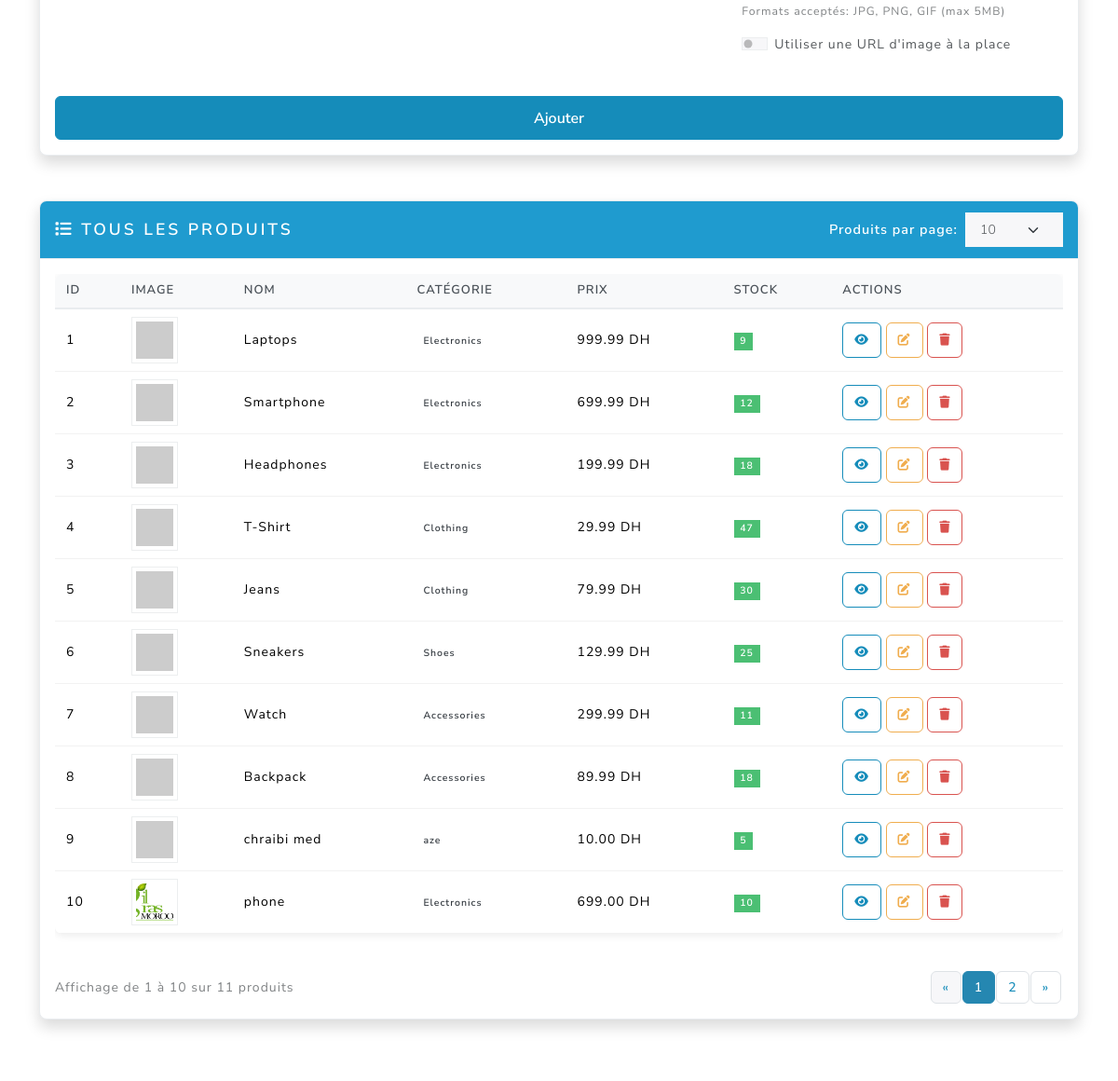
Page /admin/products (signed in, middle part) on the earlier database version.
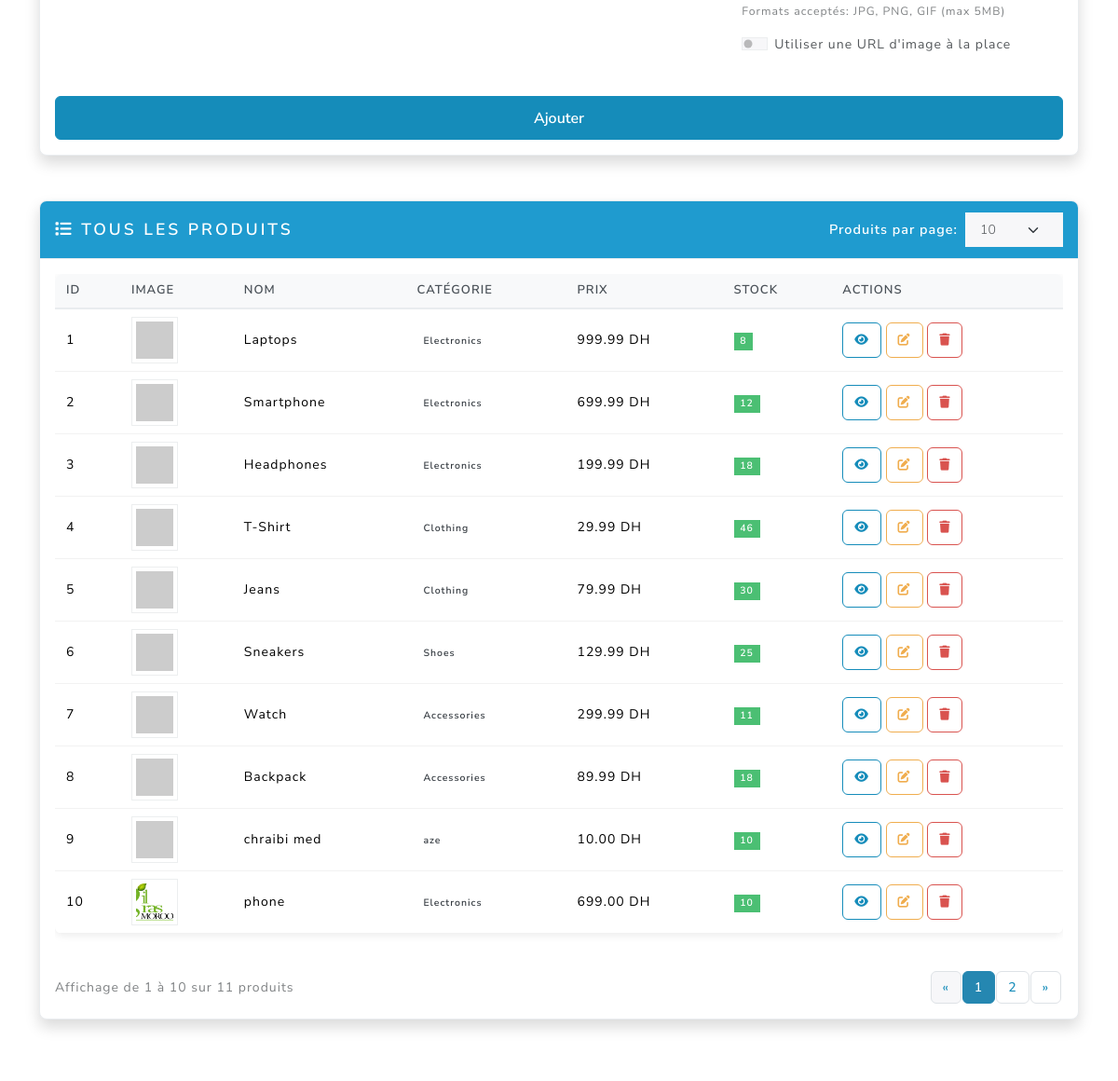
Same page on the later database version.
### main.py (models this page shows)
class Product(db.Model):
    id = db.Column(db.Integer, primary_key=True)
    name = db.Column(db.String(100), nullable=False)
    description = db.Column(db.Text, nullable=False)
    price = db.Column(db.Float, nullable=False)
    image_url = db.Column(db.String(200), default='https://via.placeholder.com/300x200')
    stock = db.Column(db.Integer, default=0)
    category = db.Column(db.String(50), nullable=False)

### main.py (the view, shortened to what this page needs)
@app.route('/admin/products', methods=['GET', 'POST'])
@login_required
def admin_products():
    if not current_user.is_admin:
        return redirect_with_toast('home', 'Accès refusé', 'error')
    form = ProductForm()
    products = Product.query.all()
    return render_template('admin_products.html', form=form, products=products)

### main.py
class ProductForm(FlaskForm):
    name = StringField('Product Name', validators=[DataRequired()])
    description = TextAreaField('Description', validators=[DataRequired()])
    price = DecimalField('Price', validators=[DataRequired(), NumberRange(min=0)])
    stock = IntegerField('Stock', validators=[DataRequired(), NumberRange(min=0)])
    category = StringField('Category', validators=[DataRequired()])
    image_file = FileField('Image File', validators=[
        FileAllowed(['jpg', 'jpeg', 'png', 'gif'], 'Images only!')
    ])
    image_url = StringField('Image URL')
    submit = SubmitField('Add Product')

### main.py (called while the page is built, shortened)
@login_manager.user_loader
def load_user(user_id):
    return User.query.get(int(user_id))

@app.context_processor
def inject_toast_messages():
    toast_message = session.pop('toast_message', None)
    toast_type = session.pop('toast_type', None)
    return {
        'toast_message': toast_message,
        'toast_type': toast_type or 'info'
    }

def get_shipping_settings():
    settings = ShippingSettings.query.first()
    return settings

### templates/admin_products.html (shortened to what the changed rows need)
{% extends "base.html" %}
{% block content %}
<div class="container py-4">
  <div class="row">
    <div class="col-12">
      <div class="card shadow">
        <div class="card-body">
          {% if products %}
          <div class="table-responsive">
            <table class="table table-hover">
              <thead>
                <tr>
                  <th>ID</th>
                  <th>Image</th>
                  <th>Nom</th>
                  <th>Catégorie</th>
                  <th>Prix</th>
                  <th>Stock</th>
                  <th>Actions</th>
                </tr>
              </thead>
              <tbody id="productsTableBody">
                {% for product in products %}
                <tr class="product-row" data-product-id="{{ product.id }}">
                  <td>{{ product.id }}</td>
                  <td>
                    <img
                      src="{{ product.image_url }}"
                      class="img-thumbnail product-thumbnail"
                      style="width: 50px; height: 50px; object-fit: cover"
                      alt="{{ product.name }}"
                      onerror="this.src='https://via.placeholder.com/50x50?text=No+Image'"
                    />
                  </td>
                  <td>{{ product.name }}</td>
                  <td>
                    <span class="badge bg-secondary">{{ product.category }}</span>
                  </td>
                  <td>{{ "%.2f"|format(product.price) }} DH</td>
                  <td>
                    <span class="badge bg-{{ 'success' if product.stock > 0 else 'danger' }}">
                      {{ product.stock }}
                    </span>
                  </td>
                  <td>
                    <a
                      href="{{ url_for('product_detail', product_id=product.id) }}"
                      class="btn btn-sm btn-outline-primary"
                      title="Voir le produit"
                    >
                      <i class="fas fa-eye"></i>
                    </a>
                    <a
                      href="{{ url_for('edit_product', product_id=product.id) }}"
                      class="btn btn-sm btn-outline-warning"
                      title="Modifier le produit"
                    >
                      <i class="fas fa-edit"></i>
                    </a>
                    <form
                      method="POST"
                      action="{{ url_for('delete_product', product_id=product.id) }}"
                      style="display: inline"
                      onsubmit="return confirm('Êtes-vous sûr de vouloir supprimer ce produit ?')"
                    >
                      <button type="submit" class="btn btn-sm btn-outline-danger" title="Supprimer le produit">
                        <i class="fas fa-trash"></i>
                      </button>
                    </form>
                  </td>
                </tr>
                {% endfor %}
              </tbody>
            </table>
          </div>
          {% else %}
          <div class="text-center py-4">
            <i class="fas fa-box-open fa-3x text-muted mb-3"></i>
            <h5 class="text-muted">Aucun produit trouvé</h5>
            <p class="text-muted">Ajoutez votre premier produit avec le formulaire ci-dessus.</p>
          </div>
          {% endif %}
        </div>
      </div>
    </div>
  </div>
</div>
{% endblock %}

Differences in the rows shown:
changed Product "Laptops": stock "9" → "8"
changed Product "T-Shirt": stock "47" → "46"
changed Product "chraibi med": stock "5" → "10"
